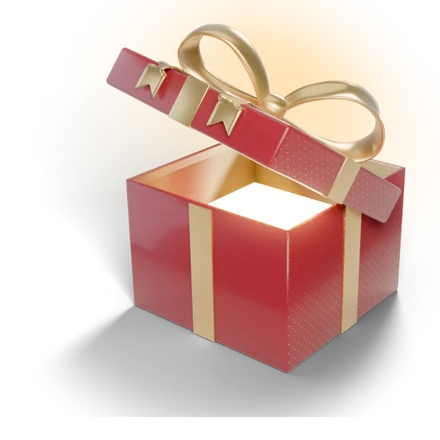
#> input picture assets/gift-open.webp, 440 x 440 px
$ python -i post.py   (imports and definitions only)
#> lines starting #> are read from the running program, lines starting #| are printed output that depends on the picture
#> further down, picture is the input picture: PIL image 440x440 RGBA; mean R, G, B, A 120.3, 87.1, 62.1, 103.6
"""Turn raw Blender renders (art/build/*.png) into web assets (assets/*.webp).

- trims each image to its visible content (shared crop for animation frames)
- adds a bloom glow to bright areas (flames, the open gift's light)
- assembles frame sequences into horizontal sprite sheets
- exports WebP with alpha

Run with system python3 (needs Pillow):  python3 art/post.py
"""
import os
import sys

from PIL import Image, ImageChops, ImageDraw, ImageFilter

ROOT = os.path.dirname(os.path.dirname(os.path.abspath(__file__)))
BUILD = os.path.join(ROOT, "art", "build")
ASSETS = os.path.join(ROOT, "assets")
# [1 line not run here, left out]


def load(name):
    return Image.open(os.path.join(BUILD, name)).convert("RGBA")


# [37 lines left out: functions content_box, square_crop, edge_fade, not called in this run]


def bloom(im, threshold=200, radius=14, strength=1.0, tint=(255, 200, 120)):
    """Bright-pass -> blur -> composite a warm glow under and screen it over the image."""
#> called with threshold = 200, radius = 14, strength = 1, tint = (255, 200, 120)
    lum = im.convert("L")
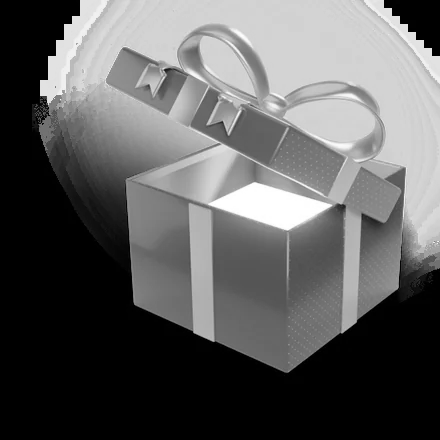
#> lum: PIL image 440x440 L; min 0, max 255, mean 94.2
    alpha = im.getchannel("A")
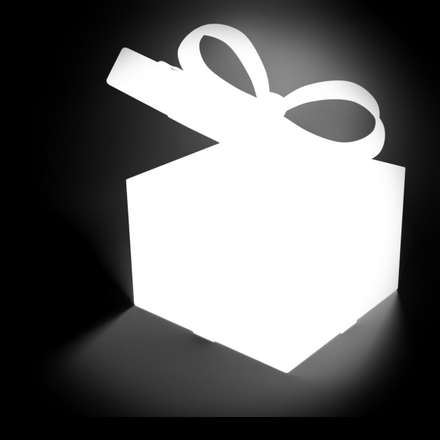
#> alpha: PIL image 440x440 L; min 0, max 255, mean 103.6
    bright = ImageChops.multiply(lum.point(lambda v: 255 if v >= threshold else int(v * 0.0)), alpha)
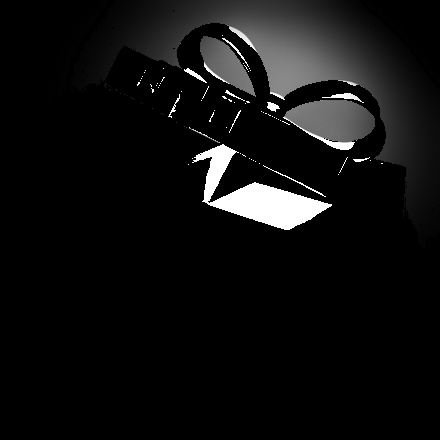
#> bright: PIL image 440x440 L; min 0, max 255, mean 15.5
    glow_a = bright.filter(ImageFilter.GaussianBlur(radius))
    glow_a = glow_a.point(lambda v: min(255, int(v * 1.8 * strength)))
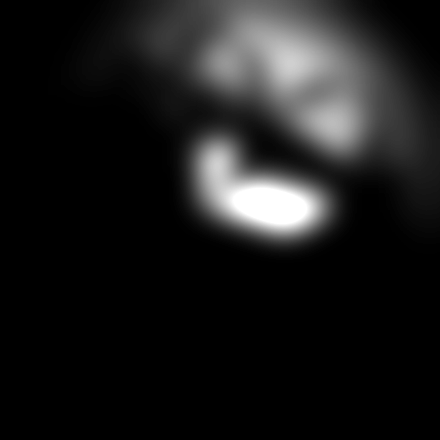
#> glow_a: PIL image 440x440 L; min 0, max 255, mean 27.1
    glow = Image.new("RGBA", im.size, (*tint, 0))
    glow.putalpha(glow_a)
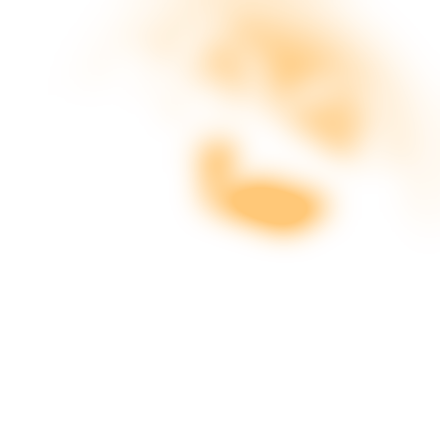
#> glow: PIL image 440x440 RGBA; mean R, G, B, A 255, 200, 120, 27.1; transparent parts drawn white
    out = Image.alpha_composite(glow, im)
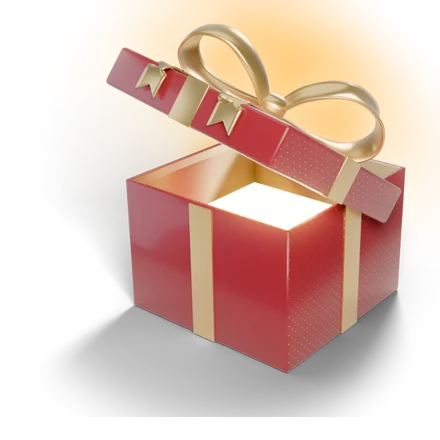
#> out: PIL image 440x440 RGBA; mean R, G, B, A 173.1, 127.4, 86.9, 112.7; transparent parts drawn white
    # Screen the glow onto the RGB so lit areas also brighten slightly.
    rgb = ImageChops.screen(out.convert("RGB"), Image.merge("RGB", [glow_a.point(lambda v: int(v * c / 255 * 0.45)) for c in tint]))
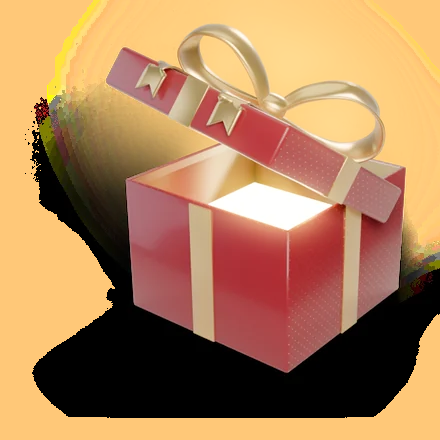
#> rgb: PIL image 440x440 RGB; mean R, G, B 174.3, 130, 89.7
    rgb.putalpha(out.getchannel("A"))
#> rgb: PIL image 440x440 RGBA
    return rgb


# [38 lines left out: functions radial_glow, night_haze, save, sprite, not called in this run]


def exists(*names):
    return all(os.path.exists(os.path.join(BUILD, n)) for n in names)


# [71 lines left out: function main, not called in this run]


# [2 lines not run here, left out]

>>> from PIL import Image
>>> picture = Image.open('../assets/gift-open.webp')
>>> result = bloom(picture)

$ run again, on assets/gelt-coin.webp
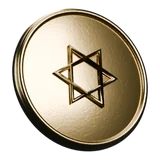
#> input picture assets/gelt-coin.webp, 160 x 160 px
#> picture is the input picture: PIL image 160x160 RGBA; mean R, G, B, A 100.5, 91.7, 75.5, 149.9
#> in bloom, `glow.putalpha(glow_a)`:
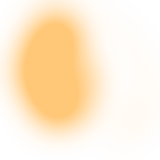
#> glow: PIL image 160x160 RGBA; mean R, G, B, A 255, 200, 120, 83.7; transparent parts drawn white
#> in bloom, `rgb.putalpha(out.getchannel("A"))`:
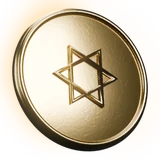
#> rgb: PIL image 160x160 RGBA; mean R, G, B, A 205.1, 174.7, 125.1, 158.2; transparent parts drawn white
